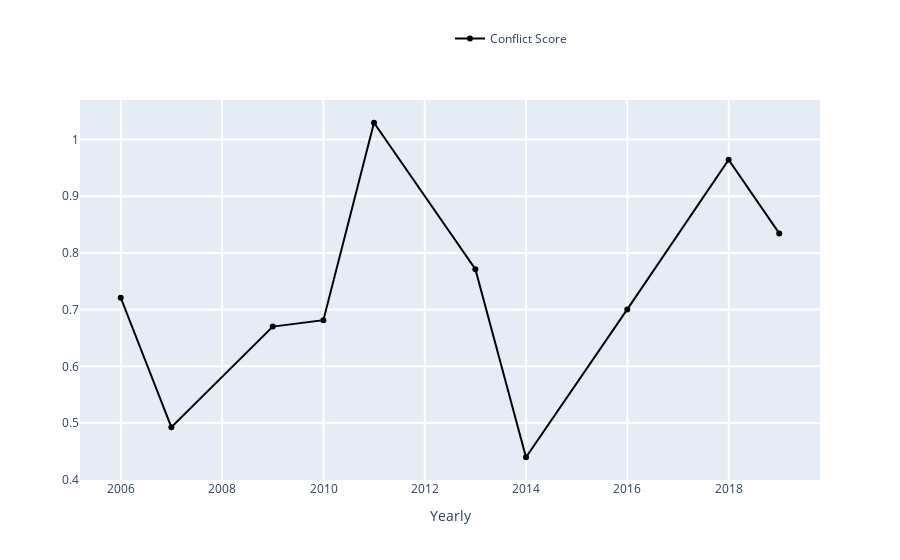

This figure's notebook cell:
### Markdown cell above
<span style="color:MediumSeaGreen; font-weight:bold"> TRY YOURSELF! THIS IS WHAT WILL HAPPEN WHEN YOU CLICK 'Show Page Conflict' BUTTON </span>

### Code cell
### ----------------------------------------------------------------------------------- ###
### TRY YOURSELF! THIS IS WHAT WILL HAPPEN WHEN YOU CLICK 'Show Page Conflict' BUTTON   ###
### ----------------------------------------------------------------------------------- ###

## This is the page you used ##
print('The page that is being used:', the_page['title'])

## Continue to use our data from A.2; calculate the Conflict Score definded as above ##
conflict_sc = total_actions.conflict.sum() / total_actions.elegibles.sum()
print('Page conflict score is:', conflict_sc)

## visualization, core visual code lies in ConflictsListener, then the interact function    ##
## make it interactive, mode details see:                                                   ##
## https://github.com/gesiscss/wikiwho_demo/blob/master/visualization/conflicts_listener.py ##

# First check whether the page conflict score is zero
if conflict_sc != 0:
    # Define a ConflictsListener instance
    conflicts_listener = ConflictsListener(total_actions)

    # Set parameters
    begin_date = date(2005, 3, 1)
    end_date = date(2019, 6, 1)
    frequency = 'Yearly' # 'Monthly'
    
    # The metrics we need:
    # ['Total', 'Total_surv_48h', 'Total_persistent', 'Total_stopword_count',
    #  'Total Elegible Actions', 'Number of Conflicts', 'Number of Revisions',
    #  'Conflict Score', 'Absolute Conflict Score', 'Conflict Ratio', ('None')]
    # Note: only 'red_line' has 'None' option.
    black_line = 'Conflict Score'
    red_line = 'None'
    
    conflicts_listener.listen(
        _range = (begin_date, end_date),
        granularity = frequency,
        black = black_line,
        red = red_line
    )

### Figure 1 — Plotly figure (JSON) as saved in the notebook; plotly's stock layout.template omitted (floating-point values rounded to 4 significant figures)
{"data": [{"marker": {"color": "rgba(0, 0, 0, 1)"}, "name": "Conflict Score", "type": "scatter", "x": ["2005-12-31T00:00:00", "2006-12-31T00:00:00", "2008-12-31T00:00:00", "2009-12-31T00:00:00", "2010-12-31T00:00:00", "2012-12-31T00:00:00", "2013-12-31T00:00:00", "2015-12-31T00:00:00", "2017-12-31T00:00:00", "2018-12-31T00:00:00"], "y": [0.721, 0.4926, 0.67, 0.6813, 1.03, 0.7712, 0.4396, 0.7004, 0.9644, 0.8344]}], "layout": {"barmode": "group", "hovermode": "closest", "legend": {"x": 0.5, "y": 1.2}, "showlegend": true, "xaxis": {"gridwidth": 2, "ticklen": 5, "title": {"text": "Yearly"}, "zeroline": true}, "yaxis": {"gridwidth": 2, "ticklen": 5}}}
